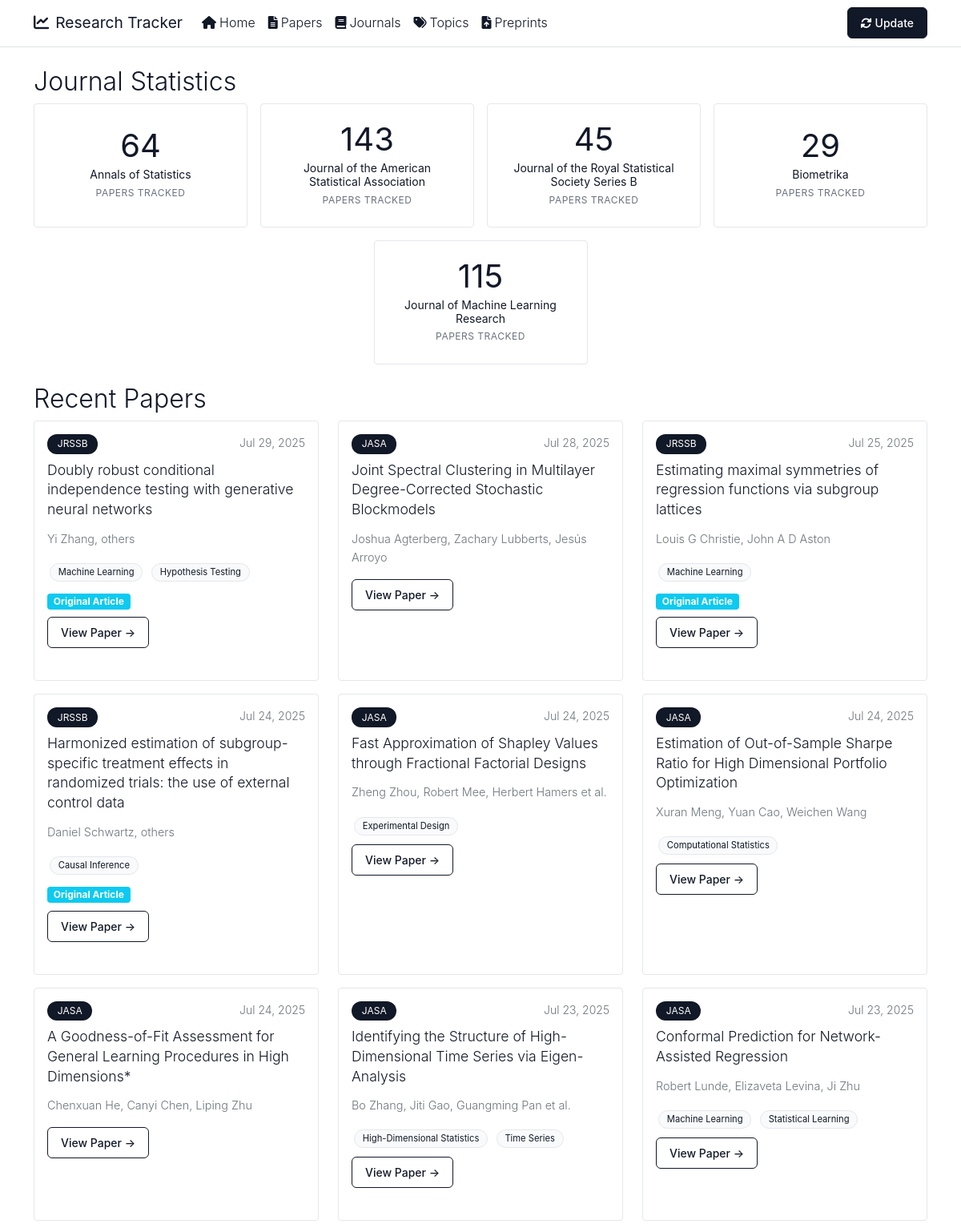
The page / (upper part) on the database its author committed.
### app/models.py (models this page shows)
class Journal(Base):
    __tablename__ = 'journals'
    id = Column(Integer, primary_key=True, index=True)
    name = Column(String(100), unique=True, index=True)
    abbreviation = Column(String(20), unique=True)
    url = Column(String(500))
    papers_url = Column(String(500))
    papers = relationship("Paper", back_populates="journal")

class Paper(Base):
    __tablename__ = 'papers'
    id = Column(Integer, primary_key=True, index=True)
    title = Column(String(500), index=True)
    abstract = Column(Text, nullable=True)
    doi = Column(String(200), nullable=True, unique=True)
    url = Column(String(500), nullable=True)
    pdf_url = Column(String(500), nullable=True)
    bibtex = Column(Text, nullable=True)  # Store BibTeX citation
    publication_date = Column(DateTime, nullable=True)
    accepted_date = Column(DateTime, nullable=True)
    scraped_date = Column(DateTime, default=datetime.utcnow)
    section = Column(String(100), nullable=True)  # Added section field
    journal_id = Column(Integer, ForeignKey('journals.id'))
    journal = relationship("Journal", back_populates="papers")
    authors = relationship("Author", secondary=paper_authors, back_populates="papers", order_by=paper_authors.c.author_order)
    topics = relationship("Topic", secondary=paper_topics, back_populates="papers")

class Author(Base):
    __tablename__ = 'authors'
    id = Column(Integer, primary_key=True, index=True)
    name = Column(String(200), index=True)
    email = Column(String(200), nullable=True)
    affiliation = Column(String(500), nullable=True)
    papers = relationship("Paper", secondary=paper_authors, back_populates="authors")

class Topic(Base):
    __tablename__ = 'topics'
    id = Column(Integer, primary_key=True, index=True)
    name = Column(String(100), unique=True, index=True)
    description = Column(Text, nullable=True)
    papers = relationship("Paper", secondary=paper_topics, back_populates="topics")

### app/main.py (the view)
@app.get("/", response_class=HTMLResponse)
async def home(request: Request, db: Session = Depends(get_db)):
    recent_papers = db.query(Paper).order_by(
        desc(Paper.publication_date),
        desc(Paper.scraped_date)
    ).limit(20).all()
    journal_stats = db.query(
        Journal.name,
        func.count(Paper.id).label('paper_count')
    ).join(Paper).group_by(Journal.id).all()
    return templates.TemplateResponse("index.html", {
        "request": request,
        "recent_papers": recent_papers,
        "journal_stats": journal_stats
    })

### templates/index.html (shortened to what this page needs)
{% extends "base.html" %}
{% block content %}
<div class="row mb-4">
    <div class="col-12">
        <h2>Journal Statistics</h2>
        {% if journal_stats %}
        <div class="row g-3 justify-content-center">
            {% for journal_name, paper_count in journal_stats %}
            <div class="col-sm-6 col-md-4 col-lg-3">
                <div class="stat-card h-100">
                    <div class="stat-number">{{ paper_count }}</div>
                    <div class="stat-title">{{ journal_name }}</div>
                    <div class="stat-label">papers tracked</div>
                </div>
            </div>
            {% endfor %}
        </div>
        {% else %}
        <div class="empty-state">
            <i class="fas fa-chart-bar"></i>
            <h5>No statistics available yet</h5>
            <p>Click "Update" to start tracking papers from journals</p>
        </div>
        {% endif %}
    </div>
</div>
<div class="row">
    <div class="col-12">
        <h2>Recent Papers</h2>
        {% if recent_papers %}
        <div class="row">
            {% for paper in recent_papers %}
            <div class="col-md-6 col-lg-4 mb-3">
                <div class="card paper-card h-100">
                    <div class="card-body">
                        <div class="d-flex justify-content-between align-items-start mb-2">
                            <span class="badge bg-primary journal-badge">{{ paper.journal.abbreviation if paper.journal else 'Unknown' }}</span>
                            <small class="text-muted">{{ paper.publication_date.strftime('%b %d, %Y') if paper.publication_date else (paper.scraped_date.strftime('%b %d, %Y') if paper.scraped_date else '') }}</small>
                        </div>
                        <h5 class="card-title">
                            <a href="/paper/{{ paper.id }}" class="text-decoration-none">{{ paper.title }}</a>
                        </h5>
                        {% if paper.authors %}
                        <p class="card-text authors-list text-muted small">
                            {{ (paper.authors | format_authors)[:3] | join(', ') }}
                            {% if paper.authors | length > 3 %} et al.{% endif %}
                        </p>
                        {% endif %}
                        {% if paper.topics %}
                        <div class="mb-2">
                            {% for topic in paper.topics[:3] %}
                            <span class="badge bg-secondary topic-tag">{{ topic.name }}</span>
                            {% endfor %}
                        </div>
                        {% endif %}
                        {% if paper.section %}
                        <div class="mb-2">
                            <span class="badge bg-info">{{ paper.section }}</span>
                        </div>
                        {% endif %}
                        {% if paper.url %}
                        <a href="{{ paper.url }}" class="btn btn-sm btn-outline-primary" target="_blank">
                            View Paper →
                        </a>
                        {% endif %}
                    </div>
                </div>
            </div>
            {% endfor %}
        </div>
        {% else %}
        <div class="text-center py-5">
            <p class="text-muted">No papers found. Click the "Update" button to scrape for recent papers.</p>
        </div>
        {% endif %}
    </div>
</div>
{% endblock %}

### static/style.css (style rules this page uses)
:root { --primary-color: #111827; --secondary-color: #111827; --accent-color: #6b7280; --success-color: #059669; --warning-color: #d97706; --light-bg: #f9fafb; --dark-text: #111827; --border-radius: 8px; --box-shadow: 0 1px 3px rgba(0,0,0,0.05); }
body { font-family: -apple-system, BlinkMacSystemFont, 'Segoe UI', Roboto, sans-serif; line-height: 1.6; color: var(--dark-text); font-weight: 300; }
h1, h2, h3, h4, h5, h6 { font-weight: 300; color: var(--dark-text); }
.card { border: 1px solid #e5e7eb; border-radius: 4px; box-shadow: none; transition: all 0.2s ease; height: 100%; }
.paper-card { margin-bottom: 1.5rem; }
.paper-card .card-title { font-size: 1.1rem; line-height: 1.4; margin-bottom: 0.75rem; }
.paper-card .card-title a { color: var(--dark-text); text-decoration: none; }
.stat-card { text-align: center; padding: 1.5rem; background: white; border-radius: 4px; border: 1px solid #e5e7eb; transition: all 0.2s ease; display: flex; flex-direction: column; justify-content: center; min-height: 120px; }
.stat-number { font-size: 2.5rem; font-weight: 400; color: var(--primary-color); margin-bottom: 0.5rem; line-height: 1; }
.stat-title { font-size: 0.875rem; font-weight: 400; color: var(--dark-text); margin-bottom: 0.25rem; line-height: 1.2; }
.stat-label { color: #6b7280; font-size: 0.75rem; text-transform: uppercase; letter-spacing: 0.5px; font-weight: 400; }
.journal-badge { background: var(--primary-color) !important; font-size: 0.75rem; padding: 0.4rem 0.8rem; border-radius: 12px; font-weight: 400; color: white !important; }
.topic-tag { background: var(--light-bg) !important; color: var(--dark-text) !important; border: 1px solid #e5e7eb; font-size: 0.7rem; padding: 0.3rem 0.6rem; border-radius: 12px; margin: 0.2rem; display: inline-block; font-weight: 400; }
.btn { border-radius: 4px; padding: 0.5rem 1rem; font-weight: 400; transition: all 0.2s ease; font-size: 0.875rem; border-width: 1px; }
.btn-outline-primary { color: var(--primary-color); border-color: var(--primary-color); font-weight: 500; border-radius: 6px; }
.authors-list { color: #6c757d; font-size: 0.9rem; }

### rows shown on the page
Journal: paper_count "64", name "Annals of Statistics"
Journal: paper_count "143", name "Journal of the American Statistical Association"
Journal: paper_count "45", name "Journal of the Royal Statistical Society Series B"
Journal: paper_count "29", name "Biometrika"
Journal: paper_count "115", name "Journal of Machine Learning Research"
Paper: journal "JRSSB", publication_date "Jul 29, 2025", title "Doubly robust conditional independence testing with generative neural networks", section "Original Article"
Author: name.name "Yi Zhang, others"
Topic: name "Machine Learning"
Topic: name "Hypothesis Testing"
Paper: journal "JASA", publication_date "Jul 28, 2025", title "Joint Spectral Clustering in Multilayer Degree-Corrected Stochastic Blockmodels"
Author: name.name "Joshua Agterberg, Zachary Lubberts, Jesús Arroyo"
Paper: journal "JRSSB", publication_date "Jul 25, 2025", title "Estimating maximal symmetries of regression functions via subgroup lattices", section "Original Article"
Author: name.name "Louis G Christie, John A D Aston"
Paper: journal "JRSSB", publication_date "Jul 24, 2025", title "Harmonized estimation of subgroup-specific treatment effects in randomized trials: the use of external control data", section "Original Article"
Author: name.name "Daniel Schwartz, others"
Topic: name "Causal Inference"
Paper: journal "JASA", publication_date "Jul 24, 2025", title "Fast Approximation of Shapley Values through Fractional Factorial Designs", shows "et al."
Author: name.name "Zheng Zhou, Robert Mee, Herbert Hamers"
Topic: name "Experimental Design"
Paper: journal "JASA", publication_date "Jul 24, 2025", title "Estimation of Out-of-Sample Sharpe Ratio for High Dimensional Portfolio Optimization"
Author: name.name "Xuran Meng, Yuan Cao, Weichen Wang"
Topic: name "Computational Statistics"
Paper: journal "JASA", publication_date "Jul 24, 2025", title "A Goodness-of-Fit Assessment for General Learning Procedures in High Dimensions*"
Author: name.name "Chenxuan He, Canyi Chen, Liping Zhu"
Paper: journal "JASA", publication_date "Jul 23, 2025", title "Identifying the Structure of High-Dimensional Time Series via Eigen-Analysis", shows "et al."
Author: name.name "Bo Zhang, Jiti Gao, Guangming Pan"
Topic: name "High-Dimensional Statistics"
Topic: name "Time Series"
Paper: journal "JASA", publication_date "Jul 23, 2025", title "Conformal Prediction for Network-Assisted Regression"
Author: name.name "Robert Lunde, Elizaveta Levina, Ji Zhu"
Topic: name "Statistical Learning"
